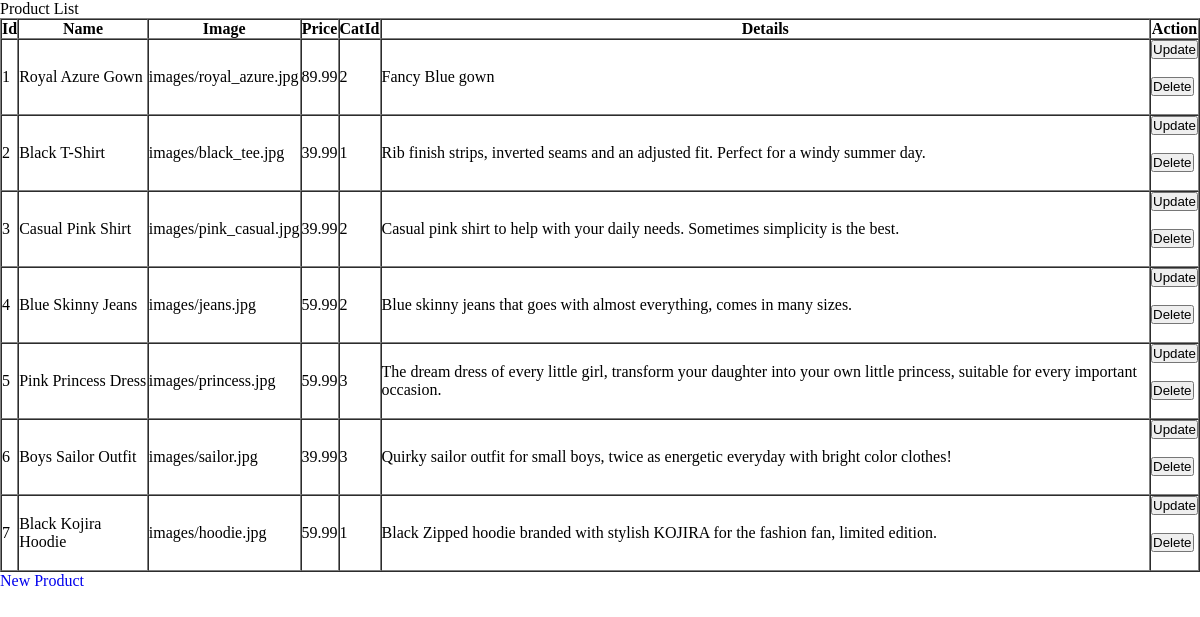
The app's page /admin.php with its own data.
### tables this page shows
CREATE TABLE product (
  ProductId varchar(10) NOT NULL,
  ProductName varchar(200) NOT NULL,
  Image varchar(100) NOT NULL,
  Price double precision NOT NULL,
  CatId int NOT NULL,
  ProductDetails varchar(1000) NOT NULL
);

### db.php (called while the page is built, shortened)
<?php
$hostname = 'localhost';
$username='root';
$password='';
$dbname='bluebird';
$port=3306;
function query($sql)
{
	global $hostname;
	global $username;
	global $password;
	global $dbname;
	global $port;
	$conn = new mysqli($hostname, $username, $password, $dbname, $port);
	$result = $conn->query($sql);
	$rows = mysqli_fetch_all($result);
	return $rows;
}
?>

### admin.php (the view, shortened to what this page needs)
<!DOCTYPE html>
<html>
<head>
	<link rel="stylesheet" href="css/style.css">
</head>
<body>
	<?php
	require_once("./db.php");
	?>
		<div class="second">Product List</div>
		<div class="third">
			<table border="1" cellspacing="0">
				<tr>
					<th>Id</th>
					<th>Name</th>
					<th>Image</th>
					<th>Price</th>
					<th>CatId</th>
					<th>Details</th>
					<th>Action</th>
				</tr>
		<?php
		$sql = "Select * from product";
		$pros = query($sql);
		for($i=0; $i<count($pros); $i++)
		{
			?>
				<tr>
					<td><?=$pros[$i][0]?></td>
					<td><?=$pros[$i][1]?></td>
					<td><?=$pros[$i][2]?></td>
					<td><?=$pros[$i][3]?></td>
					<td><?=$pros[$i][4]?></td>
					<td><?=$pros[$i][5]?></td>
					<td>
					<li><a href="update_function.php?pid=<?=$pros[$i][0]?>"><button>Update</button></a></li><br/>
					<li><a href="delete_action.php?pid=<?=$pros[$i][0]?>"><button>Delete</button></a></li><br/>
					</td>
				</tr>
			<?php
		}
		?>
			</table>
		<a href="./addproduct.php">New Product</a>
		</div>
</body>
</html>

### css/style.css (style rules this page uses)
* { margin: 0; padding: 0; list-style: none; text-decoration: none; }

### records on screen
product: ProductId "1", ProductName "Royal Azure Gown", Image "images/royal_azure.jpg", Price "89.99", CatId "2", ProductDetails "Fancy Blue gown"
product: ProductId "2", ProductName "Black T-Shirt", Image "images/black_tee.jpg", Price "39.99", CatId "1", ProductDetails "Rib finish strips, inverted seams and an adjusted fit. Perfect for a windy summer day."
product: ProductId "3", ProductName "Casual Pink Shirt", Image "images/pink_casual.jpg", Price "39.99", CatId "2", ProductDetails "Casual pink shirt to help with your daily needs. Sometimes simplicity is the best."
product: ProductId "4", ProductName "Blue Skinny Jeans", Image "images/jeans.jpg", Price "59.99", CatId "2", ProductDetails "Blue skinny jeans that goes with almost everything, comes in many sizes."
product: ProductId "5", ProductName "Pink Princess Dress", Image "images/princess.jpg", Price "59.99", CatId "3", ProductDetails "The dream dress of every little girl, transform your daughter into your own little princess, suitable for every important occasion."
product: ProductId "6", ProductName "Boys Sailor Outfit", Image "images/sailor.jpg", Price "39.99", CatId "3", ProductDetails "Quirky sailor outfit for small boys, twice as energetic everyday with bright color clothes!"
product: ProductId "7", ProductName "Black Kojira Hoodie", Image "images/hoodie.jpg", Price "59.99", CatId "1", ProductDetails "Black Zipped hoodie branded with stylish KOJIRA for the fashion fan, limited edition."
